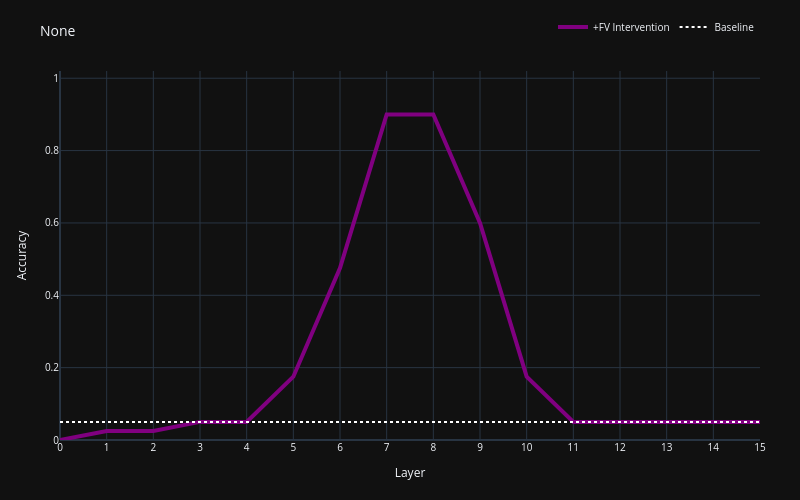

Notebook cell for this chart:
### Markdown cell above
## each task

### Code cell
for d_name in dataset_all:
    result_path = os.path.join(result_folder,
        model_results_path, d_name)
    inst_intervention_acc_layer_sweep(results_dir=result_path, 
        universal_set=True, top_k=0)

### Figure 1 — Plotly figure (JSON) as saved in the notebook; plotly's stock layout.template omitted (floating-point values rounded to 4 significant figures)
{"data": [{"line": {"color": "purple", "width": 4}, "mode": "lines", "name": "+FV Intervention", "text": ["0", "1", "2", "3", "4", "5", "6", "7", "8", "9", "10", "11", "12", "13", "14", "15"], "type": "scatter", "x": [0, 1, 2, 3, 4, 5, 6, 7, 8, 9, 10, 11, 12, 13, 14, 15], "y": [0, 0.025, 0.025, 0.05, 0.05, 0.175, 0.475, 0.9, 0.9, 0.6, 0.175, 0.05, 0.05, 0.05, 0.05, 0.05]}, {"line": {"color": "white", "dash": "dot", "width": 2}, "mode": "lines", "name": "Baseline", "text": ["0", "1", "2", "3", "4", "5", "6", "7", "8", "9", "10", "11", "12", "13", "14", "15"], "type": "scatter", "x": [0, 1, 2, 3, 4, 5, 6, 7, 8, 9, 10, 11, 12, 13, 14, 15], "y": [0.05, 0.05, 0.05, 0.05, 0.05, 0.05, 0.05, 0.05, 0.05, 0.05, 0.05, 0.05, 0.05, 0.05, 0.05, 0.05]}], "layout": {"font": {"size": 10}, "height": 500, "legend": {"orientation": "h", "x": 1, "xanchor": "right", "y": 1.08, "yanchor": "bottom"}, "margin": {"b": 60, "l": 60, "r": 40, "t": 60}, "title": {"text": "None"}, "width": 800, "xaxis": {"ticktext": ["0", "1", "2", "3", "4", "5", "6", "7", "8", "9", "10", "11", "12", "13", "14", "15"], "tickvals": [0, 1, 2, 3, 4, 5, 6, 7, 8, 9, 10, 11, 12, 13, 14, 15], "title": {"text": "Layer"}}, "yaxis": {"range": [0, 1.02], "title": {"text": "Accuracy"}}}}
